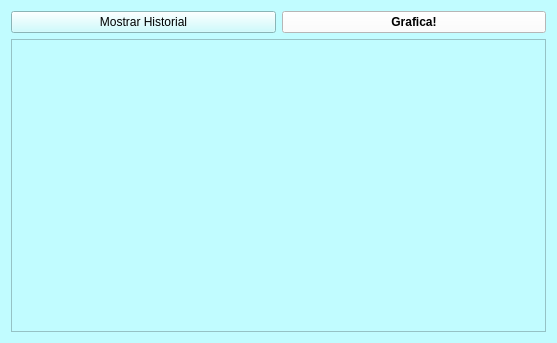
<?xml version="1.0" encoding="UTF-8"?>
<ui version="4.0">
 <class>BitacoraForm</class>
 <widget class="QWidget" name="BitacoraForm">
  <property name="geometry">
   <rect>
    <x>0</x>
    <y>0</y>
    <width>557</width>
    <height>343</height>
   </rect>
  </property>
  <property name="windowTitle">
   <string>Form</string>
  </property>
  <property name="styleSheet">
   <string notr="true">background-color: rgb(193, 252, 255);</string>
  </property>
  <layout class="QGridLayout" name="gridLayout">
   <item row="1" column="0" colspan="2">
    <widget class="QTableWidget" name="tblBitacora"/>
   </item>
   <item row="0" column="1">
    <widget class="QPushButton" name="btnGrafica">
     <property name="font">
      <font>
       <bold>true</bold>
      </font>
     </property>
     <property name="styleSheet">
      <string notr="true">color: rgb(0, 0, 0);
background-color: rgb(255, 255, 255);</string>
     </property>
     <property name="text">
      <string>Grafica!</string>
     </property>
    </widget>
   </item>
   <item row="0" column="0">
    <widget class="QPushButton" name="btnHistorial">
     <property name="text">
      <string>Mostrar Historial</string>
     </property>
    </widget>
   </item>
  </layout>
 </widget>
 <resources/>
 <connections/>
</ui>
